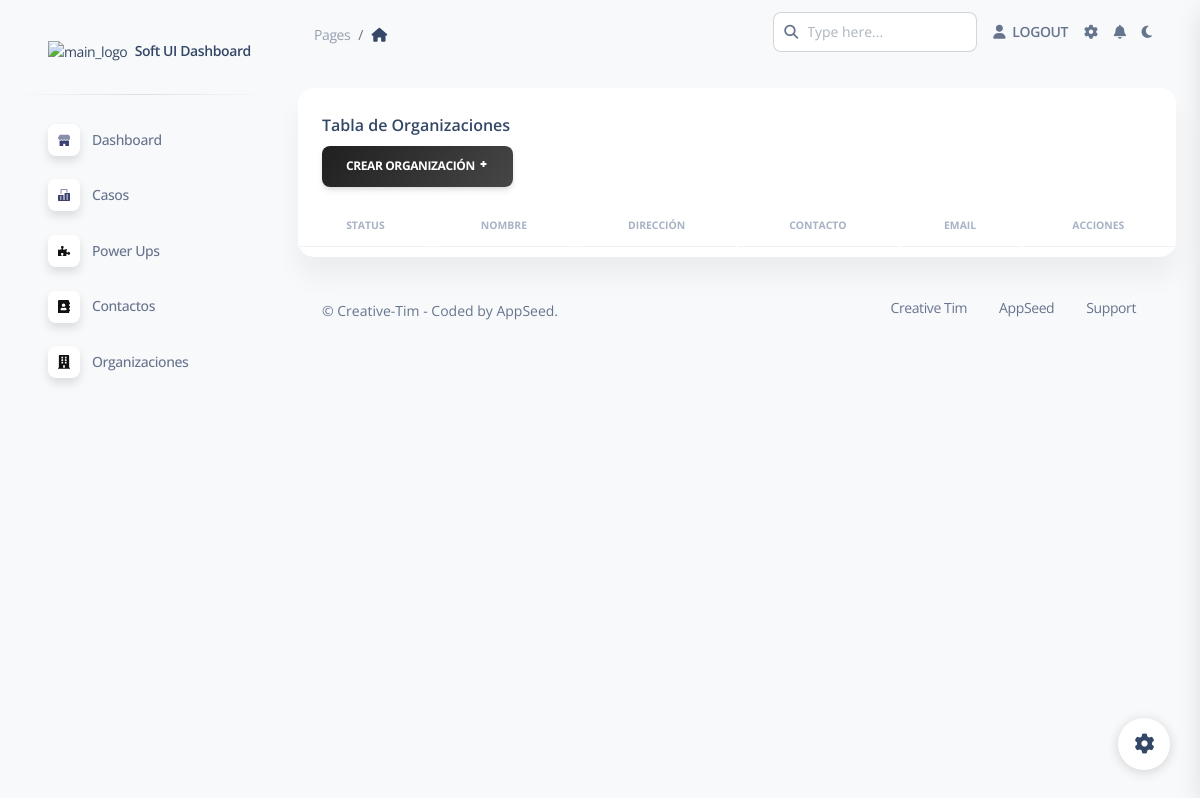
/home/tableOrganizaciones/ (signed in), run on an earlier commit of the app's database.
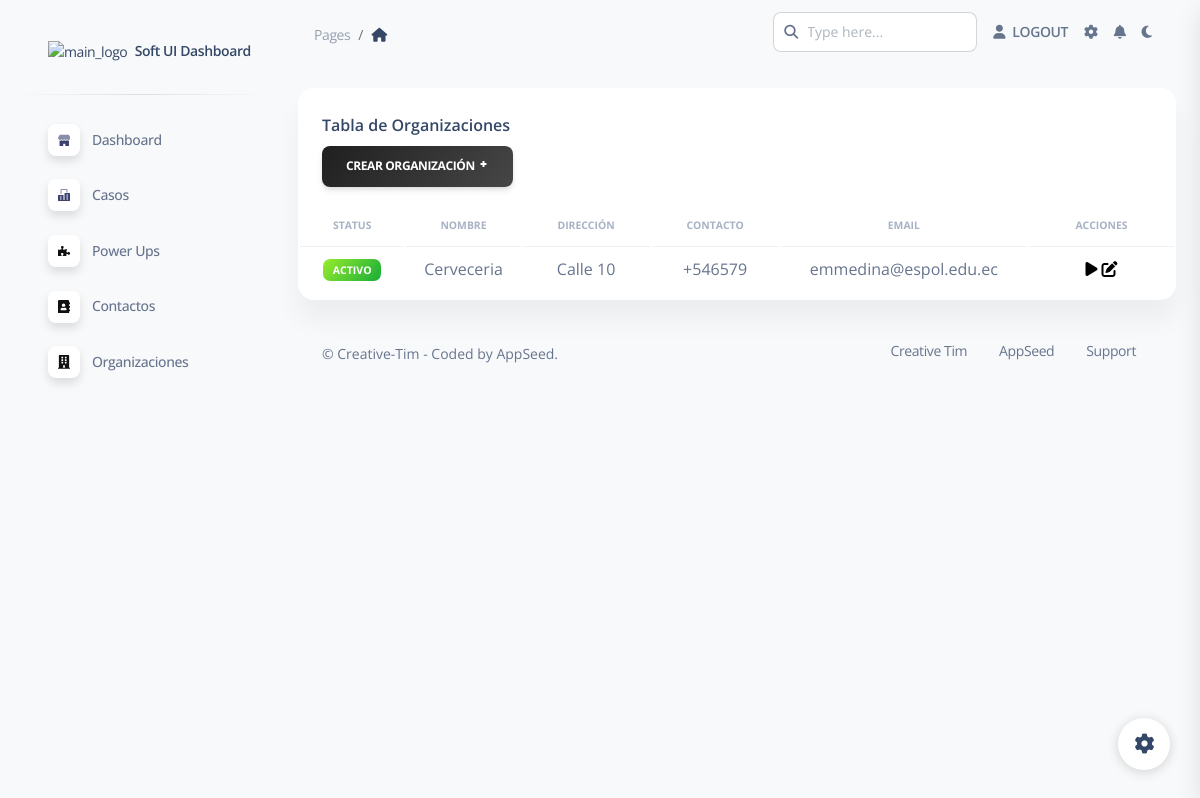
And on a later commit of the database.
### mainApp/models.py (models this page shows, shortened)
class Organizacion(models.Model):
    ACTIVO = 'ACT'
    INACTIVO = 'INACT'
    ESTADO_ORGANIZACION = [
        (ACTIVO, 'ACTIVO'),
        (INACTIVO, 'INACTIVO'),
    ]
    organizacionUser = models.ForeignKey(User, on_delete=models.CASCADE)  # new
    status = models.CharField(max_length=5, choices=ESTADO_ORGANIZACION, default=ACTIVO,)
    nombre = models.CharField(max_length = 254)
    direccion = models.CharField(max_length = 254)
    contacto_organizacion = models.CharField(max_length = 254) # PROPIO CONTACTO
    email = models.EmailField(max_length = 254)

### users/views.py (the view)
# urls.py: path('tableOrganizaciones/', views.tableOrganizacion, name="tableOrganizacion"),
@login_required
def tableOrganizacion(request):
    username = request.user.username
    organizacionQS = Organizacion.objects.filter(organizacionUser__username = username)
    form = OrganizacionForm()
    context = {"organizaciones":organizacionQS,"form":form}
    return render(request,"users/tableOrganizaciones.html",context)

### mainApp/forms.py
class OrganizacionForm(ModelForm):
    class Meta:
        model = Organizacion
        exclude = ('organizacionUser','status',)
        widgets = {
                'nombre': forms.TextInput(attrs={'class': 'form-control','placeholder':'Nombre de la organización'}),
                'direccion': forms.TextInput(attrs={'class': 'form-control','placeholder':'Dirección'}),
                'contacto_organizacion': forms.TextInput(attrs={'class': 'form-control','placeholder':'Contacto'}),
                'email': forms.TextInput(attrs={'class': 'form-control','placeholder':'Correo'}),
         }

### users/templates/users/tableOrganizaciones.html (shortened to what this page needs)
{% extends 'layouts/base.html' %} {% block title %} Tables {% endblock title %}
 {% block content %}
{% load static %}
<div class="container-fluid py-4">
  <div class="row">
    <div class="col-12">
      <div class="card mb-4">
        <div class="card-header pb-0">
          <h6>Tabla de Organizaciones</h6>
          <button
            type="button"
            class="btn bg-gradient-primary"
            data-bs-toggle="modal"
            data-bs-target="#exampleModal"
          >
            Crear Organización <i class="ni ni-fat-add"></i>
          </button>
        </div>
        <div class="card-body px-0 pt-0 pb-2">
          <div class="table-responsive p-0">
            <table class="table align-items-center mb-0">
              <thead>
                <tr>
                  <th
                    class="text-uppercase text-secondary text-xxs font-weight-bolder opacity-7 align-middle text-center"
                  >
                    Status
                  </th>
                  <th
                    class="text-uppercase text-secondary text-xxs font-weight-bolder opacity-7 align-middle text-center"
                  >
                    Nombre
                  </th>
                  <th
                    class="text-uppercase text-secondary text-xxs font-weight-bolder opacity-7 align-middle text-center"
                  >
                    Dirección
                  </th>
                  <th
                    class="text-uppercase text-secondary text-xxs font-weight-bolder opacity-7 align-middle text-center"
                  >
                    Contacto
                  </th>
                  <th
                    class="text-uppercase text-secondary text-xxs font-weight-bolder opacity-7 align-middle text-center"
                  >
                    Email
                  </th>
                  <th
                    class="text-uppercase text-secondary text-xxs font-weight-bolder opacity-7 align-middle text-center"
                  >
                    Acciones
                  </th>
                </tr>
              </thead>
              <tbody>
                {% for organizacion in organizaciones %}
                <tr>
                  {% if organizacion.status == 'ACT' %}
                  <td class="align-middle text-center text-sm">
                    <span class="badge badge-sm bg-gradient-success">
                      {{organizacion.get_status_display}}</span
                    >
                    {% else %}
                  </td>
                  <td class="align-middle text-center text-sm">
                    <span class="badge badge-sm bg-gradient-danger">
                      {{caso.get_status_display}}</span
                    >
                    {% endif %}
                  </td>
                  <td class="align-middle text-center">
                    <h7>{{organizacion.nombre}} </h7>
                  </td>
                  <td class="align-middle text-center">
                    <h7> {{organizacion.direccion}} </h7>
                  </td>
                  <td class="align-middle text-center">
                    <h7> {{organizacion.contacto_organizacion}} </h7>
                  </td>
                  <td class="align-middle text-center">
                    {{organizacion.email}}
                  </td>
                  <td class="align-middle text-center">
                    <div class="container d-flex justify-content-center">
                      <div class="row ">
                         <div class="col">
                          <span style="font-size: 1em; color: black;">
                            <i class="fas fa-play"></i></span>
                       <span style="font-size: 1em; color: black;">
                        <i class="fas fa-edit"></i></span>
                         </div>
                      </div>
                    </div>
                  </td>
                </tr>
                {% endfor %}
              </tbody>
            </table>
          </div>
        </div>
      </div>
    </div>
  </div>
  {% include "includes/footer.html" %}
</div>
{% endblock content %}

What changed in the data, as far as the page shows it:
added Organizacion: status "ACTIVO", nombre "Cerveceria", direccion "Calle 10", contacto_organizacion "+546579", email "emmedina@espol.edu.ec"
